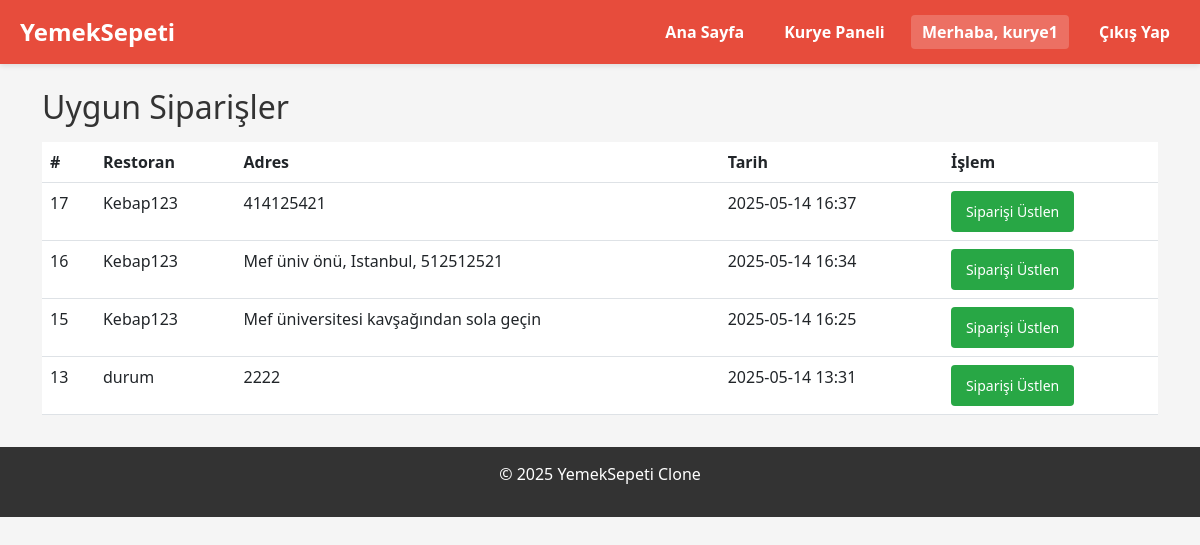
/delivery/available-orders (signed in), run on the app's committed database.
### models.py (models this page shows, shortened)
class Order(db.Model):
    id = db.Column(db.Integer, primary_key=True)
    user_id = db.Column(db.Integer, db.ForeignKey('user.id'), nullable=False)
    restaurant_id = db.Column(db.Integer, db.ForeignKey('restaurant.id'), nullable=False)
    order_date = db.Column(db.DateTime, default=lambda: datetime.now(timezone.utc))
    status = db.Column(db.String(20), default='pending')  # pending, preparing, delivering, delivered, cancelled
    total_amount = db.Column(db.Float, nullable=False)
    delivery_address = db.Column(db.Text, nullable=False)
    user = db.relationship('User', foreign_keys=[user_id], backref='orders')
    restaurant = db.relationship('Restaurant', backref='orders')
    delivery_id = db.Column(db.Integer, db.ForeignKey('user.id'), nullable=True)
    delivery = db.relationship('User', foreign_keys=[delivery_id], backref='assigned_orders')

class Restaurant(db.Model):
    id = db.Column(db.Integer, primary_key=True)
    user_id = db.Column(db.Integer, db.ForeignKey('user.id'), nullable=False)
    restaurant_name = db.Column(db.String(100), nullable=False)
    cuisine_type = db.Column(db.String(50), nullable=False)
    tax_id = db.Column(db.String(20), unique=True, nullable=False)
    is_approved = db.Column(db.Boolean, default=False)
    rating = db.Column(db.Float, default=0.0)
    created_at = db.Column(db.DateTime, default=lambda: datetime.now(timezone.utc))
    image_path = db.Column(db.String(255), nullable=True, default='default_restaurant.png')

### app.py (the view)
@app.route("/delivery/available-orders")
@login_required
@delivery_required
def available_orders():
    orders = Order.query.filter(
        Order.status == 'pending',
        Order.delivery_id == None
    ).order_by(Order.order_date.desc()).all()
    return render_template("available_orders.html", orders=orders)

### app.py (called while the page is built)
def login_required(f):
    @wraps(f)
    def decorated_function(*args, **kwargs):
        if 'logged_in' not in session:
            flash('Bu sayfaya erişmek için giriş yapmalısınız', 'danger')
            return redirect(url_for('login'))
        return f(*args, **kwargs)
    return decorated_function

def delivery_required(f):
    @wraps(f)
    def decorated_function(*args, **kwargs):
        if 'user_type' not in session or session['user_type'] != 'delivery':
            flash('Bu sayfaya erişmek için kurye yetkisi gereklidir', 'danger')
            return redirect(url_for('home'))
        return f(*args, **kwargs)
    return decorated_function

### templates/available_orders.html (shortened to what this page needs)
{% extends "base.html" %}
{% block content %}
<div class="container mt-4">
    <h2>Uygun Siparişler</h2>
    {% if orders %}
        <table class="table mt-3">
            <thead>
                <tr>
                    <th>#</th>
                    <th>Restoran</th>
                    <th>Adres</th>
                    <th>Tarih</th>
                    <th>İşlem</th>
                </tr>
            </thead>
            <tbody>
                {% for order in orders %}
                <tr>
                    <td>{{ order.id }}</td>
                    <td>{{ order.restaurant.restaurant_name }}</td>
                    <td>{{ order.delivery_address }}</td>
                    <td>{{ order.order_date.strftime('%Y-%m-%d %H:%M') }}</td>
                    <td>
                        <form action="{{ url_for('claim_order', order_id=order.id) }}" method="post">
                            <button class="btn btn-sm btn-success">Siparişi Üstlen</button>
                        </form>
                    </td>
                </tr>
                {% endfor %}
            </tbody>
        </table>
    {% else %}
        <p>Şu anda teslim edilmeyi bekleyen sipariş bulunmamaktadır.</p>
    {% endif %}
</div>
{% endblock %}

### static/styles.css (style rules this page uses)
body { font-family: Arial, sans-serif; margin: 0; padding: 0; background-color: #f8f9fa; }
.btn { padding: 0.5em 1em; border: none; border-radius: 4px; cursor: pointer; font-weight: bold; }
.btn-success { background-color: #28a745; color: white; }
body { font-family: 'Segoe UI', Tahoma, Geneva, Verdana, sans-serif; margin: 0; padding: 0; background-color: #f5f5f5; color: #333; }
.btn { display: inline-block; padding: 10px 15px; border: none; border-radius: 4px; cursor: pointer; text-decoration: none; font-weight: 500; text-align: center; transition: background-color 0.3s, transform 0.2s; }

### data on the page
Order: id "17", restaurant.restaurant_name "Kebap123", delivery_address "414125421", order_date "2025-05-14 16:37"
Order: id "16", restaurant.restaurant_name "Kebap123", delivery_address "Mef üniv önü, Istanbul, 512512521", order_date "2025-05-14 16:34"
Order: id "15", restaurant.restaurant_name "Kebap123", delivery_address "Mef üniversitesi kavşağından sola geçin", order_date "2025-05-14 16:25"
Order: id "13", restaurant.restaurant_name "durum", delivery_address "2222", order_date "2025-05-14 13:31"

### other printed values
{{ session.name }} "kurye1"
